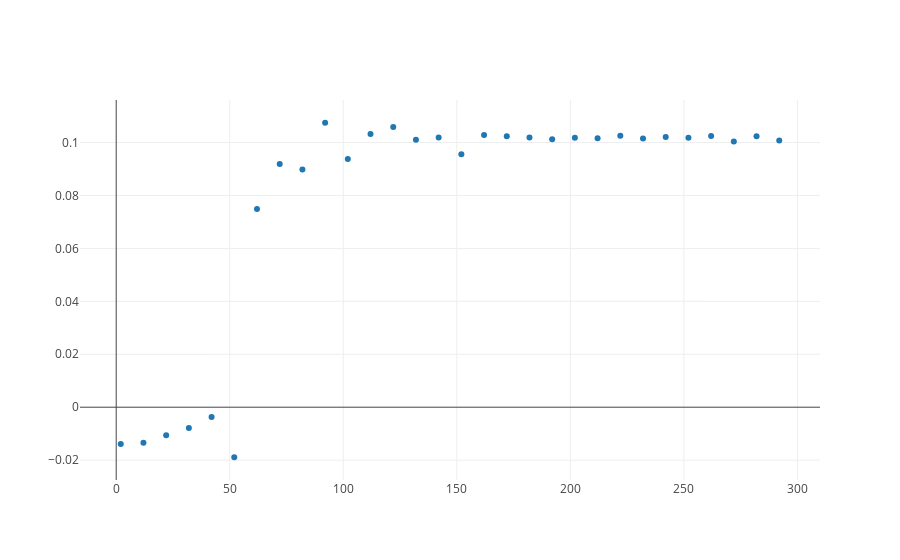

Notebook source saved alongside this figure:
### Code cell
from graph import trace_values, plot
scores_trace = trace_values(n_features, scores)
plot([scores_trace])

### Figure 1 — Plotly figure (JSON) as saved in the notebook; plotly's stock layout.template omitted (floating-point values rounded to 4 significant figures)
{"data": [{"mode": "markers", "name": "data", "text": [], "type": "scatter", "uid": "7587d4f3-e928-4942-9d93-d89a6817e20e", "x": [292, 282, 272, 262, 252, 242, 232, 222, 212, 202, 192, 182, 172, 162, 152, 142, 132, 122, 112, 102, 92, 82, 72, 62, 52, 42, 32, 22, 12, 2], "y": [0.1008, 0.1024, 0.1004, 0.1025, 0.1018, 0.1021, 0.1015, 0.1026, 0.1016, 0.1018, 0.1012, 0.1019, 0.1024, 0.1029, 0.09557, 0.1019, 0.1011, 0.1059, 0.1032, 0.09376, 0.1075, 0.08985, 0.09189, 0.07484, -0.01891, -0.003661, -0.007812, -0.0106, -0.01342, -0.01393]}], "layout": {"autosize": true, "xaxis": {"autorange": true, "range": [-15.34, 309.3], "type": "linear"}, "yaxis": {"autorange": true, "range": [-0.02816, 0.1167], "type": "linear"}}}
